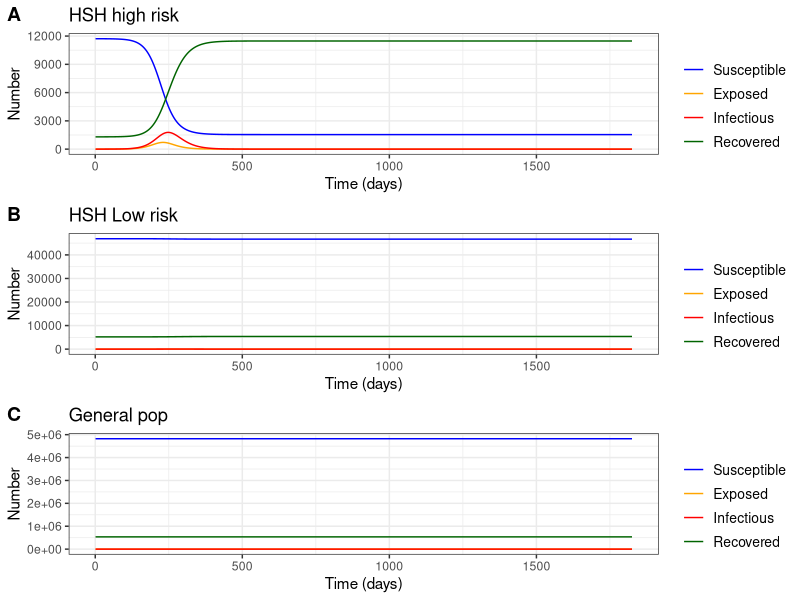

Write R code to recreate this figure.
######## Monkeypox model#######

rm(list =ls())

# Libraries
library(deSolve)
library(ggplot2)
library(cowplot)



p     <- 1   # Probabilidad p de volverse E dado que tiene un contacto con I. 

# b_gg  <- 1     # Num contactos general-general
# b_gl  <- 0.05  # Num contactos general-HSH low risk
# b_gh  <- 1e-6  # Num contactos general-HSH high risk
# b_lg  <- 0.05  # Num contactos HSH low risk-general
# b_ll  <- 0.25  # Num contactos HSH low risk-HSH low risk
# b_lh  <- 1e-2  # Num contactos HSH low risk-HSH high risk
# b_hg  <- 1e-6  # Num contactos HSH high risk-general risk
# b_hl  <- 1e-2  # Num contactos HSH high risk-HSH low risk
# b_hh  <- 1     # Num contactos HSH high risk-HSH high risk

# -------------------------------------------------------
# ----------- Number of sex partners during the last year 
# ------------------------------------------------------

# Experimento David Santiago

# Num parejas sexuales en últimas 4 semanas
npg <- 1.5/365
npl <- 5/365
nph <- 50/365

b_gg  <- npg * 0.9   # Num contactos general-general
b_gl  <- npg * 0.09  # Num contactos general-HSH low risk
b_gh  <- npg * 0.01  # Num contactos general-HSH high risk

b_ll  <- npl * 0.9   # Num contactos HSH low risk-HSH low risk
b_lg  <- npl * 0.05  # Num contactos HSH low risk-HSH high risk
b_lh  <- npl * 0.05  # Num contactos HSH high risk-HSH high risk

b_hh  <- nph * 0.9   # Num contactos HSH high risk-HSH low risk
b_hl  <- nph * 0.09  # Num contactos HSH high risk-general risk
b_hg  <- nph * 0.01  # Num contactos HSH low risk-general

# b_gg  <- 1.5/365 # Num contactos general-general
# b_gl  <- 0.5/365 # Num contactos general-HSH low risk
# b_gh  <- 0.2/365 # Num contactos general-HSH high risk
# b_ll  <- 3/365 # Num contactos HSH low risk-HSH low risk
# b_lh  <- 2/365 # Num contactos HSH low risk-HSH high risk
# b_hh  <- 50/365 # Num contactos HSH high risk-HSH high risk

# b_lg  <- b_gl  # Num contactos HSH low risk-general
# b_hg  <- b_gh  # Num contactos HSH high risk-general risk
# b_hl  <- b_lh  # Num contactos HSH high risk-HSH low risk


# ----- Tamaño de las poblaciones

p_HSH       <- 0.024 #(https://www.sdp.gov.co/sites/default/files/boletin_15.pdf)
p_HSH_l     <- 0.8 #supuesto.. buscar.. 
N_total     <- 5.425e6  # Num pob general 18-65a de Bogota 
                  #(SALUDATA-https://saludata.saludcapital.gov.co/osb/index.php/datos-de-salud/demografia/piramidepoblacional/)
N_HSH       <- N_total/2 * p_HSH  # N_total/2 porque corresponde sólo a hombres que son aprox el 50% de N_g
N_g         <- N_total - N_HSH
N_l         <- N_HSH * p_HSH_l  # Num pob HSH low risk
N_h         <- N_HSH * (1- p_HSH_l)  # Num pob HSH high risk

latency     <- 7.6 #Periodo de incubacion, Charniga el al. 2022 https://doi.org/10.1101/2022.06.22.22276713
inf_period  <- 21 # Dias # CDC https://www.cdc.gov/poxvirus/monkeypox/clinicians/monitoring.html
est_S       <- 0.9 #Susceptibilidad estimada de la infeccion en Colombia
#Taube et al. 2022 https://doi.org/10.1101/2022.07.29.22278217
#pendiente estimar nosotros dado que Colombia suspendió vacunación en 1984)


alpha <- 1/latency
gamma <- 1/inf_period

# ---------------------------------------
# ----------- Specifying parameters
# ---------------------------------------

parameters <- c(beta_gg = b_gg/N_g,#Tasa =  num promedio de contactos gg / Total poblacion general por unidad de tiempo (dia)
                beta_gl = b_gl/N_g,#Tasa =  num promedio de contactos gl / Total poblacion general por unidad de tiempo (dia)
                beta_gh = b_gh/N_g,#Tasa =  num promedio de contactos gh / Total poblacion general por unidad de tiempo (dia)
                beta_lg = b_lg/N_l,#Tasa =  num promedio de contactos lg / Total poblacion LowRisk por unidad de tiempo (dia)
                beta_ll = b_ll/N_l,#Tasa =  num promedio de contactos ll / Total poblacion LowRisk por unidad de tiempo (dia)
                beta_lh = b_lh/N_l,#Tasa =  num promedio de contactos lh / Total poblacion LowRisk por unidad de tiempo (dia)
                beta_hg = b_hg/N_h,#Tasa = num promedio de contactos hg / Total de poblacion HighRisk por unidad de tiempo (dia)
                beta_hl = b_hl/N_h,#Tasa = num promedio de contactos hl / Total de poblacion HighRisk por unidad de tiempo (dia)
                beta_hh = b_hh/N_h,#Tasa = num promedio de contactos hh / Total de poblacion HighRisk por unidad de tiempo (dia)
                alpha = alpha, 
                gamma = gamma)



# ---------------------------------------
# ----------- # Initial conditions (State)
# ---------------------------------------

xstart <- c(S_g = N_g * est_S, 
            E_g = 0, 
            I_g = 0,
            R_g = N_g * (1-est_S),
            
            S_l = N_l * est_S, 
            E_l = 0, 
            I_l = 0, 
            R_l = N_l * (1-est_S),
            
            S_h = N_h * est_S, 
            E_h = 0, 
            I_h = 1, 
            R_h = N_h * (1-est_S)
)


# --------------------------------------
#------------   Time 
#---------------------------------------

tdays  <- seq(1, 365 * 5 , by = 1)



# ---------------------------------------
# ------------    Model
# ---------------------------------------

#------ Compartimentos del modelo
# S_g <- x[1]    #  Susceptible general
# E_g <- x[2]    #  Expuesto general
# I_g <- x[3]    #  Infeccioso general
# R_g <- x[4]    #  Recuperado general
# S_l <- x[5]    #  Susceptible Low risk
# E_l <- x[6]    #  Expuesto Low risk
# I_l <- x[7]    #  Infeccioso low risk
# R_l <- x[8]    #  Recuperado low risk
# S_h <- x[9]    #  Susceptible high risk
# E_h <- x[10]   #  Expuesto high risk
# I_h <- x[11]   #  Infeccioso high risk
# R_h <- x[12]   #  Recuperado high risk


mpxmodel <- function(tdays, xstart, parameters) {
  
  with(as.list(c(xstart, parameters)),{
    
    #------ Force-of-Infection (Incidence per susceptible population)
    lambda_g <- p*(beta_gg*I_g + beta_gl*I_l + beta_gh*I_h)*S_g
    lambda_l <- p*(beta_lg*I_g + beta_ll*I_l + beta_lh*I_h)*S_l
    lambda_h <- p*(beta_hg*I_g + beta_hl*I_l + beta_hh*I_h)*S_h
    
    #------ Rate of Change
    dS_g <- -lambda_g
    dE_g <- lambda_g - alpha * E_g
    dI_g <- alpha * E_g - gamma * I_g
    dR_g <- gamma * I_g
    
    dS_l <- -lambda_l
    dE_l <- lambda_l - alpha * E_l
    dI_l <- alpha * E_l - gamma * I_l
    dR_l <- gamma * I_l
    
    dS_h <- -lambda_h
    dE_h <- lambda_h - alpha * E_h
    dI_h <- alpha * E_h - gamma * I_h
    dR_h <- gamma * I_h
    # return the rate of change
    return(list(c(dS_g ,dE_g, dI_g, dR_g, dS_l, dE_l, dI_l, dR_l, dS_h, dE_h, dI_h, dR_h)))
  }) 
}


# --------------------------------------
#------------   Solving the equation
#---------------------------------------

out <- ode(y = xstart,times=tdays,fun=mpxmodel, parms=parameters)   
out.df <-as.data.frame(out)
# plot(out, xlab = "tiempo", ylab = "Población(t)")


# --------------------------------------
#------------   Graphics
#---------------------------------------

mytheme4 <- theme(text=element_text(colour="black")) +
  theme(panel.grid = element_line(colour = "white")) +
  theme(panel.background = element_rect(fill = "#B2B2B2")) +
  theme_bw() +
  theme(legend.title=element_text(size=12,face="bold"),
        legend.background = element_rect(fill='white', size=0.5,linetype="solid"),
        legend.text=element_text(size=10),
        legend.key=element_rect(colour="white",
                                fill='white',
                                size= 0.25,
                                linetype="solid"))
theme_set(mytheme4)

x_limit_days <- 500

p1 <- 
  ggplot(out.df,aes(x=time)) +
  ggtitle(bquote("HSH high risk")) +
  geom_line(aes(y=S_h,colour="Susceptible")) +
  geom_line(aes(y=E_h, colour= "Exposed"))  +
  geom_line(aes(y=I_h,colour="Infectious")) +
  geom_line(aes(y=R_h,colour="Recovered")) +
  # coord_cartesian(xlim = c(0, x_limit_days)) +
  ylab(label="Number") + xlab(label="Time (days)") +
  scale_colour_manual("",
                      breaks=c("Susceptible", "Exposed", "Infectious","Recovered"),
                      values=c("blue","orange", "red","darkgreen"))


p2 <-
  ggplot(out.df,aes(x=time))+
  ggtitle(bquote("HSH Low risk")) +
  geom_line(aes(y=S_l,colour="Susceptible"))+
  geom_line(aes(y=E_l, colour= "Exposed")) +
  geom_line(aes(y=I_l,colour="Infectious"))+
  geom_line(aes(y=R_l,colour="Recovered"))+
  ylab(label="Number") + xlab(label="Time (days)") +
  # coord_cartesian(xlim = c(0, x_limit_days)) +
  scale_colour_manual("",
                      breaks=c("Susceptible", "Exposed", "Infectious","Recovered"),
                      values=c("blue","orange", "red","darkgreen"))




p3 <-
  ggplot(out.df,aes(x=time))+
  ggtitle(bquote("General pop")) +
  geom_line(aes(y=S_g,colour="Susceptible"))+
  geom_line(aes(y=E_g, colour= "Exposed")) +
  geom_line(aes(y=I_g,colour="Infectious"))+
  geom_line(aes(y=R_g,colour="Recovered"))+
  ylab(label="Number") + xlab(label="Time (days)") +
  # coord_cartesian(xlim = c(0, x_limit_days)) +
  scale_colour_manual("",
                      breaks=c("Susceptible", "Exposed", "Infectious","Recovered"),
                      values=c("blue","orange", "red","darkgreen"))




pp <- cowplot::plot_grid(p1, p2, p3, nrow = 3, align = "hv", labels = "AUTO")
pp
# save_plot("figs/pp.png", pp, base_width = 7, base_height = 7)
